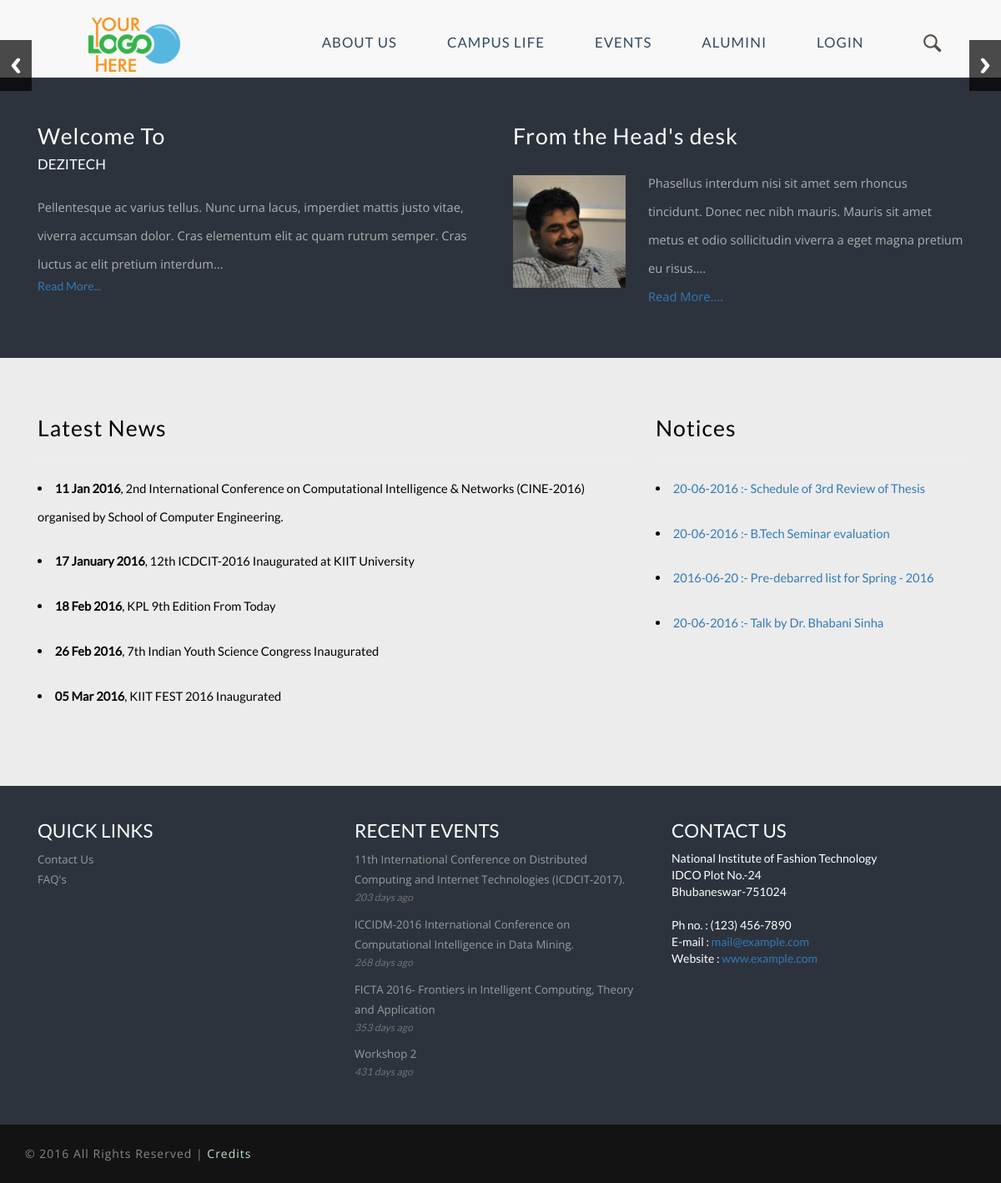
The page / on the database its author committed.
### tables this page shows
CREATE TABLE IF NOT EXISTS `news` (
  `id` int(11) NOT NULL AUTO_INCREMENT,
  `Title` varchar(500) NOT NULL,
  `Date` varchar(20) NOT NULL,
  `Visibility` tinyint(1) NOT NULL,
  PRIMARY KEY (`id`),
  UNIQUE KEY `Title` (`Title`)
);

CREATE TABLE IF NOT EXISTS `notice` (
  `id` int(11) NOT NULL AUTO_INCREMENT,
  `Title` varchar(100) NOT NULL,
  `Link` varchar(500) NOT NULL,
  `Date` varchar(50) NOT NULL,
  `Visibility` tinyint(1) NOT NULL,
  PRIMARY KEY (`id`)
);

CREATE TABLE IF NOT EXISTS `event` (
  `id` int(5) NOT NULL AUTO_INCREMENT,
  `type` varchar(20) NOT NULL,
  `Title` varchar(1000) NOT NULL,
  `Link` varchar(500) NOT NULL,
  `Description` text NOT NULL,
  `Image` varchar(1000) NOT NULL,
  `Date` varchar(100) NOT NULL,
  `Fb_Link` varchar(500) NOT NULL,
  `Tw_Link` varchar(500) NOT NULL,
  `Visibility` tinyint(1) NOT NULL,
  PRIMARY KEY (`id`),
  UNIQUE KEY `id` (`id`)
);

### admin_panel/php/configure.php (called while the page is built, shortened)
<?php
include 'connect.php';
$Date = date('Y-m-d');
$rec_events = $con->prepare("SELECT * FROM event
                            WHERE datediff(now(), Date) > 0
                            AND Visibility = 1
                            ORDER BY id DESC LIMIT 4" );
		         $rec_events->execute();
?>

### admin_panel/php/intialize.php (called while the page is built, shortened)
<?php
    require('configure.php');
    ?>

### index.php (the view, shortened to what this page needs)
<?php
include '/admin_panel/php/intialize.php';
$news = $con->prepare("SELECT * FROM news WHERE Visibility = 1 ORDER BY id DESC LIMIT 5" );
$news->execute();
$notice = $con->prepare("SELECT * FROM notice WHERE Visibility = 1 ORDER BY id DESC LIMIT 5" );
$notice->execute();
?>
<!DOCTYPE html>
<html>
<head>
	<link href="css/bootstrap.css" rel='stylesheet' type='text/css' />
	<link href="css/style.css" rel="stylesheet" type="text/css" media="all" />
</head>
<body>
	<?php
	require 'navbar.php';
	?>
	<div class="content">
		<div class="welcome-top">
			<div class="container">
				<div class="col-md-6 welcome_top_left">
					<h3>Welcome To</h3>
					<h5>DeziTech</h5>
					<p>Pellentesque ac varius tellus. Nunc urna lacus, imperdiet mattis justo vitae, viverra accumsan dolor. Cras elementum elit ac quam rutrum semper. Cras luctus ac elit pretium interdum...</p>
					<a href="#"> Read More...</a>
				</div>
				<div class="col-md-6 welcome_top_right">
					<h3>From the Head's desk</h3>
					<div class="location_img">
						<img src="images/dean.jpg" alt="Dean's Img" />
					</div>
					<p>Phasellus interdum nisi sit amet sem rhoncus tincidunt. Donec nec nibh mauris. Mauris sit amet metus et odio sollicitudin viverra a eget magna pretium eu risus....<br>
						<a href="single.php">Read More....</a></p>
					</div>
				</div>
			</div>
			<div class="welcome2-top">
				<div class="container">
					<div class="col-md-6 welcome2_top_left" style="width:65%;">
						<h3>Latest News</h3>
						<hr/>
						<div class="news-section-grids">
							<?php for($i=0; $row_news=$news->fetch(); $i++){ ?>
							<li><b><?php echo $row_news['Date']; ?></b>, <?php echo $row_news['Title']; ?></li><br>
							<?php } ?>
						</div>
					</div>
					<div class="col-md-6 welcome2_top_right" style="width: 35%;">
						<h3>Notices</h3>
						<hr/>
						<div class="notices">
							<marquee direction="up" onmouseover="this.stop();" onmouseout="this.start();" behavior="scroll" scrollamount="2">
								<?php for($i=0; $row_notice=$notice->fetch(); $i++){ ?>
								<li><a href="<?php echo $row_notice['Link']; ?>"><?php echo $row_notice['Date']; ?> :- <?php echo $row_notice['Title']; ?></a></li><br>
								<?php } ?>
							</marquee>
						</div>
					</div>
				</div>
			</div>
		</div>
		<?php
		require 'footer.php';
		?>
	</body>
	</html>

### footer.php (shortened to what this page needs)
<div class="footer">
	<div class="footer-top">
		<div class="container">
			<div class="col-md-4 footer-grid">
				<h5>Quick Links</h5>
				<p><a href="contact.php" target="_blank">Contact Us</a></p>
                             <p><a href="faq.php" target="_blank">FAQ's</a></p>
                         </div>
                         <div class="col-md-4 footer-grid">
                            <h5>Recent Events </h5>
                            <?php for($i=0; $row_events=$rec_events->fetch(); $i++){ ?>
                            <p><a href="<?php echo $row_events['type'];?>.php?id=<?php echo $row_events['id']; ?>"><?php echo $row_events['Title']; ?></a></p>
                            <span>
                               <?php
                                                    $date1=date_create($Date);
                                                    $date2=date_create($row_events['Date']);
                                                    $diff=date_diff($date1,$date2);
                                                    echo $diff->format("%a days ago"); ?>
                                                </span>
                                                <?php } ?>
                                            </div>
                                            <font color="#ffffff">
                                            	<div class="col-md-4 footer-grid">
                                            		<h5>Contact Us</h5>
                                            		National Institute of Fashion Technology<br>
                                            		IDCO Plot No.-24<br>
                                            		Bhubaneswar-751024<br>
                                            		<br>
                                            		Ph no. : (123) 456-7890 <br>
                                            		E-mail : <a href="mailto:info@example.com">mail@example.com</a><br>
                                            		Website : <a href="index.php">www.example.com</a>
                                            	</div>
                                            </font>
                                        </div>
                                    </div>
                                </div>
                                <div class="footer-bottom">
                                	<div class="container">
                                		<div class="copyrights text-center">
                                			<p>© 2016 All Rights Reserved | <a href="credits.php">Credits</a></p>
                                		</div>
                                		<div class="clearfix"></div>
                                	</div>
                                </div>

### css/style.css (style rules this page uses)
body { padding:0; margin:0; font-family: 'Lato-Regular'; background:#fff; color: #1e1e1e; }
body a { transition:0.5s all -webkit-transition:0.5s all; -moz-transition:0.5s all; -o-transition:0.5s all; -ms-transition:0.5s all; }
h1,h2,h3,h4,h5,h6 { margin:0; }
p { margin:0; font-family: 'Open Sans', sans-serif; }
.welcome-top { background-color: #2c333d; padding: 5em 0; position: relative; }
.welcome-top h3,.welcome-top h5,.welcome-top p { color:#fff; }
.location_img { float:left; width:25%; margin-right:5%; margin-top: 0.5em; }
.location_img img { width:100%; }
.welcome-top:after { content: ''; position: absolute; background: url(../images/cutter.png)no-repeat; background-size: 100% 100%; height: 60px; z-index: 9; top:100%; width: 100%; }
.welcome-top p { font-size: 1.05em; line-height: 2.3em; color: #AFAFAF; font-weight: 400; }
.welcome-top h3 { font-size: 1.9em; color: #fff; font-weight: 400; letter-spacing: 1px; }
.welcome-top h5 { font-size: 1.3em; color: #fff; font-weight: 300; margin:0.6em 0 1.5em 0; text-transform:uppercase; }
.footer { position: relative; }
.footer:before { content: ''; position: absolute; background-size: 100% 100%; height: 60px; z-index: 9; top: -16.2%; width: 100%; transform: rotate(180deg); -webkit-transform: rotate(180deg); -o-transform: rotate(180deg); -moz-transform: rotate(180deg); -ms-transform: rotate(180deg); }
.footer-top { background:#2c333d; padding:4em 0; }
.footer-grid h5 { font-size: 1.6em; color: #fff; font-weight: 400; text-transform: uppercase; margin-bottom:0.5em; }
.footer-grid p { font-size: 0.95em; line-height: 1.8em; color: #BFBFBF; font-weight: 400; }
.footer-grid p a { color:#9C9C9C; }
.footer-grid span { font-style:italic; color:#737171; font-size:0.875em; display:block; margin-bottom:1em; }
.footer-bottom { background:#131313; padding:1.8em 0; }
.copyrights p { color:#898989; font-size:1em; font-weight:400; letter-spacing: 1px; }
.copyrights p a { color:#BFE7CD; }
.copyrights { float: left; }
.grid_5 h1, h2, h3, h4, h5, h6 { padding: 12px 0; padding: 0; }
@media screen and (max-width: 1366px) { .footer-top { padding: 3em 0; } }
@media screen and (max-width: 1366px) { .footer:before { top: -17.5%; } }
@media screen and (max-width: 1280px) { .welcome-top h5 { font-size: 1.2em; } }
@media screen and (max-width: 1280px) { .welcome-top { padding: 4em 0; } }
.welcome2-top { background-color:#ECECEC; color:black; padding: 5em 0; position: relative; }
.welcome2-top h3,.welcome2-top h5,.welcome2-top p { color:black; }
.welcome2-top:after { content:''; position: absolute; background-size: 100% 100%; height: 60px; z-index: 9; top:100%; width: 100%; }
.welcome2-top li { font-size: 1.05em; line-height: 2.3em; font-weight: 400; }
.welcome2-top h3 { font-size: 1.9em; color: black; font-weight: 400; letter-spacing: 1px; }

### rows shown on the page
news: Date "11 Jan 2016", Title "2nd International Conference on Computational Intelligence & Networks (CINE-2016) organised by School of Computer Engineering."
news: Date "17 January 2016", Title "12th ICDCIT-2016 Inaugurated at KIIT University"
news: Date "18 Feb 2016", Title "KPL 9th Edition From Today"
news: Date "26 Feb 2016", Title "7th Indian Youth Science Congress Inaugurated"
news: Date "05 Mar 2016", Title "KIIT FEST 2016 Inaugurated"
notice: Date "20-06-2016", Title "Schedule of 3rd Review of Thesis"
notice: Date "20-06-2016", Title "B.Tech Seminar evaluation"
notice: Date "2016-06-20", Title "Pre-debarred list for Spring - 2016"
notice: Date "20-06-2016", Title "Talk by Dr. Bhabani Sinha"
event: Title "11th International Conference on Distributed Computing and Internet Technologies (ICDCIT-2017).", Date "203 days ago"
event: Title "ICCIDM-2016 International Conference on Computational Intelligence in Data Mining.", Date "268 days ago"
event: Title "FICTA 2016- Frontiers in Intelligent Computing, Theory and Application", Date "353 days ago"
event: Title "Workshop 2", Date "431 days ago"
